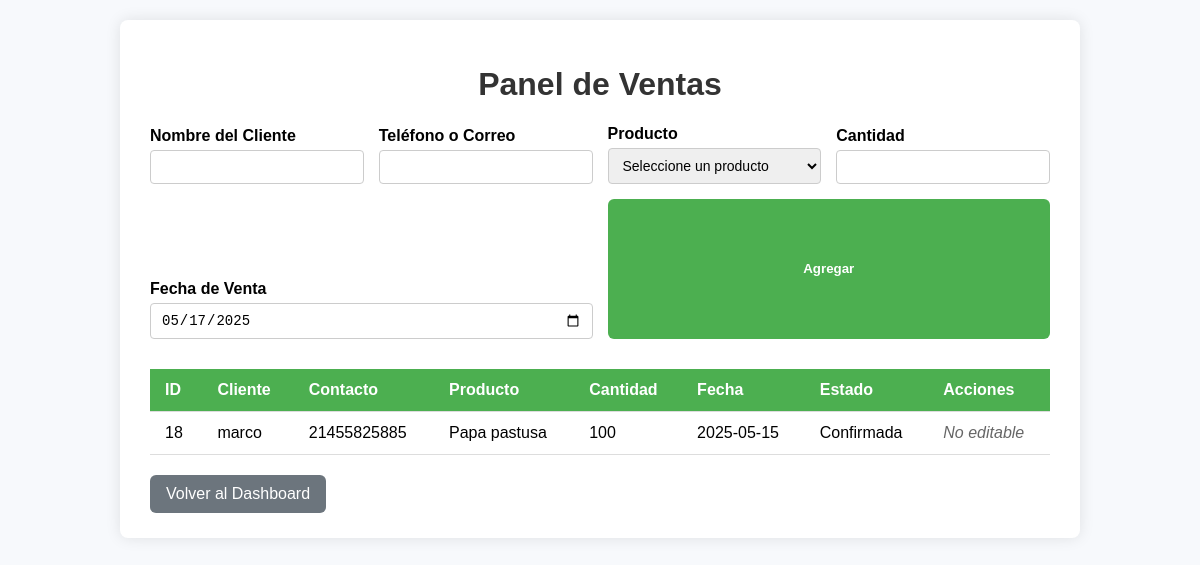
/ventas.php (signed in), run on the app's committed database.
### tables this page shows
CREATE TABLE `ventas` (
  `id` int(11) NOT NULL,
  `cliente` varchar(255) NOT NULL,
  `contacto` varchar(255) NOT NULL,
  `producto_id` int(11) NOT NULL,
  `cantidad` int(11) NOT NULL,
  `fecha_venta` date NOT NULL,
  `confirmada` tinyint(1) NOT NULL DEFAULT 0
);

### ventas.php (the view, shortened to what this page needs)
<?php
require_once 'db.php';
function decryptData($data) {
    $decrypted = openssl_decrypt(base64_decode($data), 'AES-256-CBC', ENCRYPTION_KEY, 0, ENCRYPTION_IV);
    return $decrypted === false ? '' : $decrypted;
}
$edit_mode = false;
$cliente = '';
$contacto = '';
$cantidad = '';
$fecha_venta = '';
$stmt = $pdo->query('SELECT id, nombre FROM productos ORDER BY nombre ASC');
$productosRaw = $stmt->fetchAll(PDO::FETCH_ASSOC);
$productos = [];
foreach ($productosRaw as $prod) {
    $productos[] = ['id' => $prod['id'], 'nombre' => decryptData($prod['nombre'])];
}
$sql = "SELECT * FROM ventas ORDER BY fecha_venta DESC";
$stmt = $pdo->query($sql);
$ventasRaw = $stmt->fetchAll(PDO::FETCH_ASSOC);
$ventas = [];
foreach ($ventasRaw as $venta) {
    if ((int)$venta['confirmada'] === 1) {
        $venta['cliente'] = decryptData($venta['cliente']);
        $venta['contacto'] = decryptData($venta['contacto']);
    }
    $nombreProd = '';
    foreach ($productos as $p) {
        if ($p['id'] == $venta['producto_id']) {
            $nombreProd = $p['nombre'];
            break;
        }
    }
    $venta['nombre_producto'] = $nombreProd;
    $ventas[] = $venta;
}
?>
<!DOCTYPE html>
<html lang="es">
<head>
</head>
<body>
<div class="container">
    <h1>Panel de Ventas</h1>
    <form method="post" action="ventas.php">
        <div>
            <label for="cliente">Nombre del Cliente</label>
            <input type="text" id="cliente" name="cliente" required value="<?=htmlspecialchars($cliente)?>" />
        </div>
        <div>
            <label for="contacto">Teléfono o Correo</label>
            <input type="text" id="contacto" name="contacto" required value="<?=htmlspecialchars($contacto)?>" />
        </div>
        <div>
            <label for="producto_id">Producto</label>
            <select id="producto_id" name="producto_id" required>
                <option value="">Seleccione un producto</option>
            </select>
        </div>
        <div>
            <label for="cantidad">Cantidad</label>
            <input type="number" id="cantidad" min="1" name="cantidad" required value="<?=htmlspecialchars($cantidad)?>" />
        </div>
        <div>
            <label for="fecha_venta">Fecha de Venta</label>
            <input type="date" id="fecha_venta" name="fecha_venta" required value="<?=htmlspecialchars($fecha_venta ?: date('Y-m-d'))?>" />
        </div>
        <div>
            <button type="submit"><?= $edit_mode ? 'Actualizar' : 'Agregar' ?></button>
        </div>
    </form>
    <table>
        <thead>
            <tr>
                <th>ID</th><th>Cliente</th><th>Contacto</th><th>Producto</th><th>Cantidad</th><th>Fecha</th><th>Estado</th><th>Acciones</th>
            </tr>
        </thead>
        <tbody>
            <?php if (count($ventas) === 0): ?>
                <tr><td colspan="8" style="text-align:center; font-style:italic;">No hay ventas registradas.</td></tr>
            <?php else: ?>
                <?php foreach ($ventas as $venta): ?>
                <tr>
                    <td><?=htmlspecialchars($venta['id'])?></td>
                    <td><?=htmlspecialchars($venta['cliente'])?></td>
                    <td><?=htmlspecialchars($venta['contacto'])?></td>
                    <td><?=htmlspecialchars($venta['nombre_producto'])?></td>
                    <td><?=htmlspecialchars($venta['cantidad'])?></td>
                    <td><?=htmlspecialchars($venta['fecha_venta'])?></td>
                    <td><?= ((int)$venta['confirmada'] === 1) ? 'Confirmada' : 'Pendiente' ?></td>
                    <td class="actions">
                        <?php if ((int)$venta['confirmada'] === 0): ?>
                            <a href="ventas.php?edit_id=<?=urlencode($venta['id'])?>" class="edit-btn">Editar</a>
                            <a href="ventas.php?delete_id=<?=urlencode($venta['id'])?>" class="delete-btn" onclick="return confirm('¿Está seguro que desea eliminar esta venta?');">Eliminar</a>
                        <?php else: ?>
                            <span style="color:#666; font-style:italic;">No editable</span>
                        <?php endif; ?>
                    </td>
                </tr>
                <?php endforeach; ?>
            <?php endif; ?>
        </tbody>
    </table>
    <a href="dashboard.php" class="back-btn">Volver al Dashboard</a>
</div>
</body>
</html>

### ventas.php (style rules this page uses)
body { font-family: Arial, sans-serif; background: #f7f9fc; margin:0; padding:20px; }
h1 { text-align:center;color:#333; }
.container { max-width:900px;margin:auto;background:#fff; padding:25px 30px; border-radius:8px;box-shadow:0 0 15px rgba(0,0,0,0.1); }
form { display:flex; flex-wrap:wrap; gap:15px; align-items:flex-end; margin-bottom:30px; }
form > div { flex:1 1 200px; display:flex;flex-direction:column; }
label { margin-bottom:5px; font-weight:bold; }
input[type=text], input[type=date], input[type=number], select { padding:8px 10px;border:1px solid #ccc; border-radius:4px; font-size:14px; }
button { background:#4CAF50;border:none;padding:12px 20px;color:#fff;font-weight:bold;border-radius:6px;cursor:pointer;transition:background-color 0.3s ease; flex:0 0 140px; }
table { width:100%; border-collapse:collapse; margin-top:10px; }
th, td { padding:12px 15px; border-bottom:1px solid #ddd; text-align:left; }
th { background:#4CAF50; color:#fff; }
.back-btn { display:inline-block; margin-top:20px; background:#6c757d; color:#fff; text-decoration:none; padding:10px 16px; border-radius:6px; transition: background-color 0.3s ease; }

### data on the page
ventas: id "18", cliente "marco", contacto "21455825885", nombre_producto "Papa pastusa", cantidad "100", fecha_venta "2025-05-15", confirmada "Confirmada"
